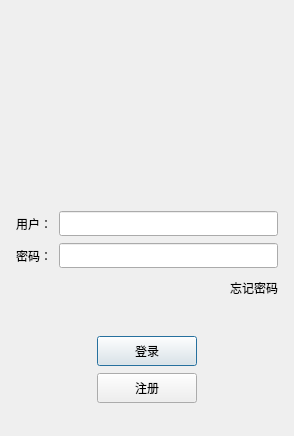
<?xml version="1.0" encoding="UTF-8"?>
<ui version="4.0">
 <class>LoginDialog</class>
 <widget class="QDialog" name="LoginDialog">
  <property name="geometry">
   <rect>
    <x>0</x>
    <y>0</y>
    <width>294</width>
    <height>436</height>
   </rect>
  </property>
  <property name="windowTitle">
   <string>Dialog</string>
  </property>
  <layout class="QVBoxLayout" name="verticalLayout_2">
   <item>
    <layout class="QVBoxLayout" name="verticalLayout">
     <property name="spacing">
      <number>7</number>
     </property>
     <property name="leftMargin">
      <number>5</number>
     </property>
     <property name="topMargin">
      <number>5</number>
     </property>
     <property name="rightMargin">
      <number>5</number>
     </property>
     <property name="bottomMargin">
      <number>5</number>
     </property>
     <item>
      <widget class="QWidget" name="widget" native="true">
       <property name="minimumSize">
        <size>
         <width>0</width>
         <height>160</height>
        </size>
       </property>
       <property name="maximumSize">
        <size>
         <width>16777215</width>
         <height>16777215</height>
        </size>
       </property>
       <widget class="QLabel" name="label">
        <property name="geometry">
         <rect>
          <x>60</x>
          <y>10</y>
          <width>141</width>
          <height>141</height>
         </rect>
        </property>
        <property name="text">
         <string/>
        </property>
        <property name="pixmap">
         <pixmap resource="rc.qrc">:/res/ice.png</pixmap>
        </property>
        <property name="scaledContents">
         <bool>true</bool>
        </property>
        <property name="alignment">
         <set>Qt::AlignmentFlag::AlignCenter</set>
        </property>
        <property name="wordWrap">
         <bool>false</bool>
        </property>
       </widget>
      </widget>
     </item>
     <item>
      <spacer name="verticalSpacer">
       <property name="orientation">
        <enum>Qt::Orientation::Vertical</enum>
       </property>
       <property name="sizeHint" stdset="0">
        <size>
         <width>20</width>
         <height>40</height>
        </size>
       </property>
      </spacer>
     </item>
     <item>
      <layout class="QHBoxLayout" name="horizontalLayout">
       <item>
        <widget class="QLabel" name="user_label">
         <property name="minimumSize">
          <size>
           <width>0</width>
           <height>25</height>
          </size>
         </property>
         <property name="maximumSize">
          <size>
           <width>16777215</width>
           <height>25</height>
          </size>
         </property>
         <property name="text">
          <string>用户：</string>
         </property>
        </widget>
       </item>
       <item>
        <widget class="QLineEdit" name="user_edit">
         <property name="minimumSize">
          <size>
           <width>0</width>
           <height>25</height>
          </size>
         </property>
         <property name="maximumSize">
          <size>
           <width>16777215</width>
           <height>25</height>
          </size>
         </property>
        </widget>
       </item>
      </layout>
     </item>
     <item>
      <layout class="QHBoxLayout" name="horizontalLayout_2">
       <item>
        <widget class="QLabel" name="pass_label">
         <property name="minimumSize">
          <size>
           <width>0</width>
           <height>25</height>
          </size>
         </property>
         <property name="maximumSize">
          <size>
           <width>16777215</width>
           <height>25</height>
          </size>
         </property>
         <property name="text">
          <string>密码：</string>
         </property>
        </widget>
       </item>
       <item>
        <widget class="QLineEdit" name="pass_edit">
         <property name="minimumSize">
          <size>
           <width>0</width>
           <height>25</height>
          </size>
         </property>
         <property name="maximumSize">
          <size>
           <width>16777215</width>
           <height>25</height>
          </size>
         </property>
        </widget>
       </item>
      </layout>
     </item>
     <item>
      <layout class="QHBoxLayout" name="horizontalLayout_3">
       <item>
        <spacer name="horizontalSpacer_3">
         <property name="orientation">
          <enum>Qt::Orientation::Horizontal</enum>
         </property>
         <property name="sizeHint" stdset="0">
          <size>
           <width>40</width>
           <height>20</height>
          </size>
         </property>
        </spacer>
       </item>
       <item>
        <widget class="QLabel" name="forget_label">
         <property name="minimumSize">
          <size>
           <width>0</width>
           <height>25</height>
          </size>
         </property>
         <property name="maximumSize">
          <size>
           <width>100000</width>
           <height>25</height>
          </size>
         </property>
         <property name="text">
          <string>忘记密码</string>
         </property>
         <property name="alignment">
          <set>Qt::AlignmentFlag::AlignRight|Qt::AlignmentFlag::AlignTrailing|Qt::AlignmentFlag::AlignVCenter</set>
         </property>
        </widget>
       </item>
      </layout>
     </item>
     <item>
      <spacer name="verticalSpacer_2">
       <property name="orientation">
        <enum>Qt::Orientation::Vertical</enum>
       </property>
       <property name="sizeHint" stdset="0">
        <size>
         <width>20</width>
         <height>40</height>
        </size>
       </property>
      </spacer>
     </item>
     <item>
      <layout class="QHBoxLayout" name="horizontalLayout_6">
       <item>
        <spacer name="horizontalSpacer">
         <property name="orientation">
          <enum>Qt::Orientation::Horizontal</enum>
         </property>
         <property name="sizeHint" stdset="0">
          <size>
           <width>40</width>
           <height>20</height>
          </size>
         </property>
        </spacer>
       </item>
       <item>
        <widget class="QPushButton" name="login_btn">
         <property name="minimumSize">
          <size>
           <width>100</width>
           <height>30</height>
          </size>
         </property>
         <property name="text">
          <string>登录</string>
         </property>
        </widget>
       </item>
       <item>
        <spacer name="horizontalSpacer_2">
         <property name="orientation">
          <enum>Qt::Orientation::Horizontal</enum>
         </property>
         <property name="sizeHint" stdset="0">
          <size>
           <width>40</width>
           <height>20</height>
          </size>
         </property>
        </spacer>
       </item>
      </layout>
     </item>
     <item>
      <layout class="QHBoxLayout" name="horizontalLayout_8">
       <item>
        <spacer name="horizontalSpacer_4">
         <property name="orientation">
          <enum>Qt::Orientation::Horizontal</enum>
         </property>
         <property name="sizeHint" stdset="0">
          <size>
           <width>40</width>
           <height>20</height>
          </size>
         </property>
        </spacer>
       </item>
       <item>
        <widget class="QPushButton" name="reg_btn">
         <property name="minimumSize">
          <size>
           <width>100</width>
           <height>30</height>
          </size>
         </property>
         <property name="text">
          <string>注册</string>
         </property>
        </widget>
       </item>
       <item>
        <spacer name="horizontalSpacer_5">
         <property name="orientation">
          <enum>Qt::Orientation::Horizontal</enum>
         </property>
         <property name="sizeHint" stdset="0">
          <size>
           <width>40</width>
           <height>20</height>
          </size>
         </property>
        </spacer>
       </item>
      </layout>
     </item>
    </layout>
   </item>
   <item>
    <spacer name="verticalSpacer_3">
     <property name="orientation">
      <enum>Qt::Orientation::Vertical</enum>
     </property>
     <property name="sizeHint" stdset="0">
      <size>
       <width>20</width>
       <height>40</height>
      </size>
     </property>
    </spacer>
   </item>
  </layout>
 </widget>
 <resources>
  <include location="rc.qrc"/>
 </resources>
 <connections/>
</ui>
